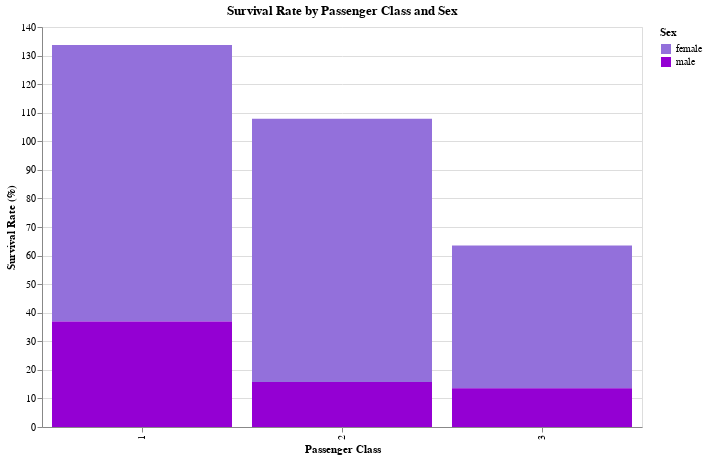

This figure's notebook cell:
### Markdown cell above
###stacked bar chart แสดงอัตราการอดชีวิตของผู้โดยสารแต่ละชั้นโดยสารระหว่างเพศ

### Code cell
import pandas as pd
import altair as alt

# สมมติว่าข้อมูล titanic มีคอลัมน์ 'Pclass', 'Survived' และ 'Sex' อยู่แล้ว
# คำนวณอัตราการรอดชีวิตในแต่ละชั้นและเพศ
survival_rate_by_class_sex = titanic.groupby(['Pclass', 'Sex']).agg(
    total=('Survived', 'size'),
    survived=('Survived',lambda x: (x == 'Survived').sum())  # นับจำนวนผู้รอดชีวิต
).reset_index()

# เพิ่มคอลัมน์อัตราการรอดชีวิต (Survival Rate)
survival_rate_by_class_sex['survival_rate'] = (survival_rate_by_class_sex['survived'] / survival_rate_by_class_sex['total']) * 100

# สร้าง bar chart แสดงอัตราการรอดชีวิตของแต่ละเพศในแต่ละชั้น
chart = alt.Chart(survival_rate_by_class_sex).mark_bar().encode(
    x=alt.X('Pclass:N', title='Passenger Class'),  # แกน X เป็นชั้นของผู้โดยสาร
    y=alt.Y('survival_rate:Q', title='Survival Rate (%)'),  # แกน Y เป็นอัตราการรอดชีวิต
    color=alt.Color('Sex:N', title='Sex', scale=alt.Scale(range=[ '#9370DB','#9400D3'])),
    tooltip=['Pclass:N', 'Sex:N', 'survival_rate:Q']  # แสดงข้อมูลเมื่อเอาเมาส์ชี้
).properties(
    title='Survival Rate by Passenger Class and Sex' , # ตั้งชื่อกราฟ
    width=600,  # กำหนดความกว้างของกราฟ
    height=400  # กำหนดความสูงของกราฟ
)

chart

### Figure 1 — Vega-Lite specification as saved in the notebook (floating-point values rounded to 4 significant figures)
{"config": {"view": {"continuousWidth": 400, "continuousHeight": 300}}, "data": {"name": "data-d671f06601fbef23d6736064d264ba95"}, "mark": "bar", "encoding": {"color": {"field": "Sex", "scale": {"range": ["#9370DB", "#9400D3"]}, "title": "Sex", "type": "nominal"}, "tooltip": [{"field": "Pclass", "type": "nominal"}, {"field": "Sex", "type": "nominal"}, {"field": "survival_rate", "type": "quantitative"}], "x": {"field": "Pclass", "title": "Passenger Class", "type": "nominal"}, "y": {"field": "survival_rate", "title": "Survival Rate (%)", "type": "quantitative"}}, "height": 400, "title": "Survival Rate by Passenger Class and Sex", "width": 600, "$schema": "https://vega.github.io/schema/vega-lite/v4.17.0.json", "datasets": {"data-d671f06601fbef23d6736064d264ba95": [{"Pclass": 1, "Sex": "female", "total": 94, "survived": 91, "survival_rate": 96.81}, {"Pclass": 1, "Sex": "male", "total": 122, "survived": 45, "survival_rate": 36.89}, {"Pclass": 2, "Sex": "female", "total": 76, "survived": 70, "survival_rate": 92.11}, {"Pclass": 2, "Sex": "male", "total": 108, "survived": 17, "survival_rate": 15.74}, {"Pclass": 3, "Sex": "female", "total": 144, "survived": 72, "survival_rate": 50.0}, {"Pclass": 3, "Sex": "male", "total": 347, "survived": 47, "survival_rate": 13.54}]}}
